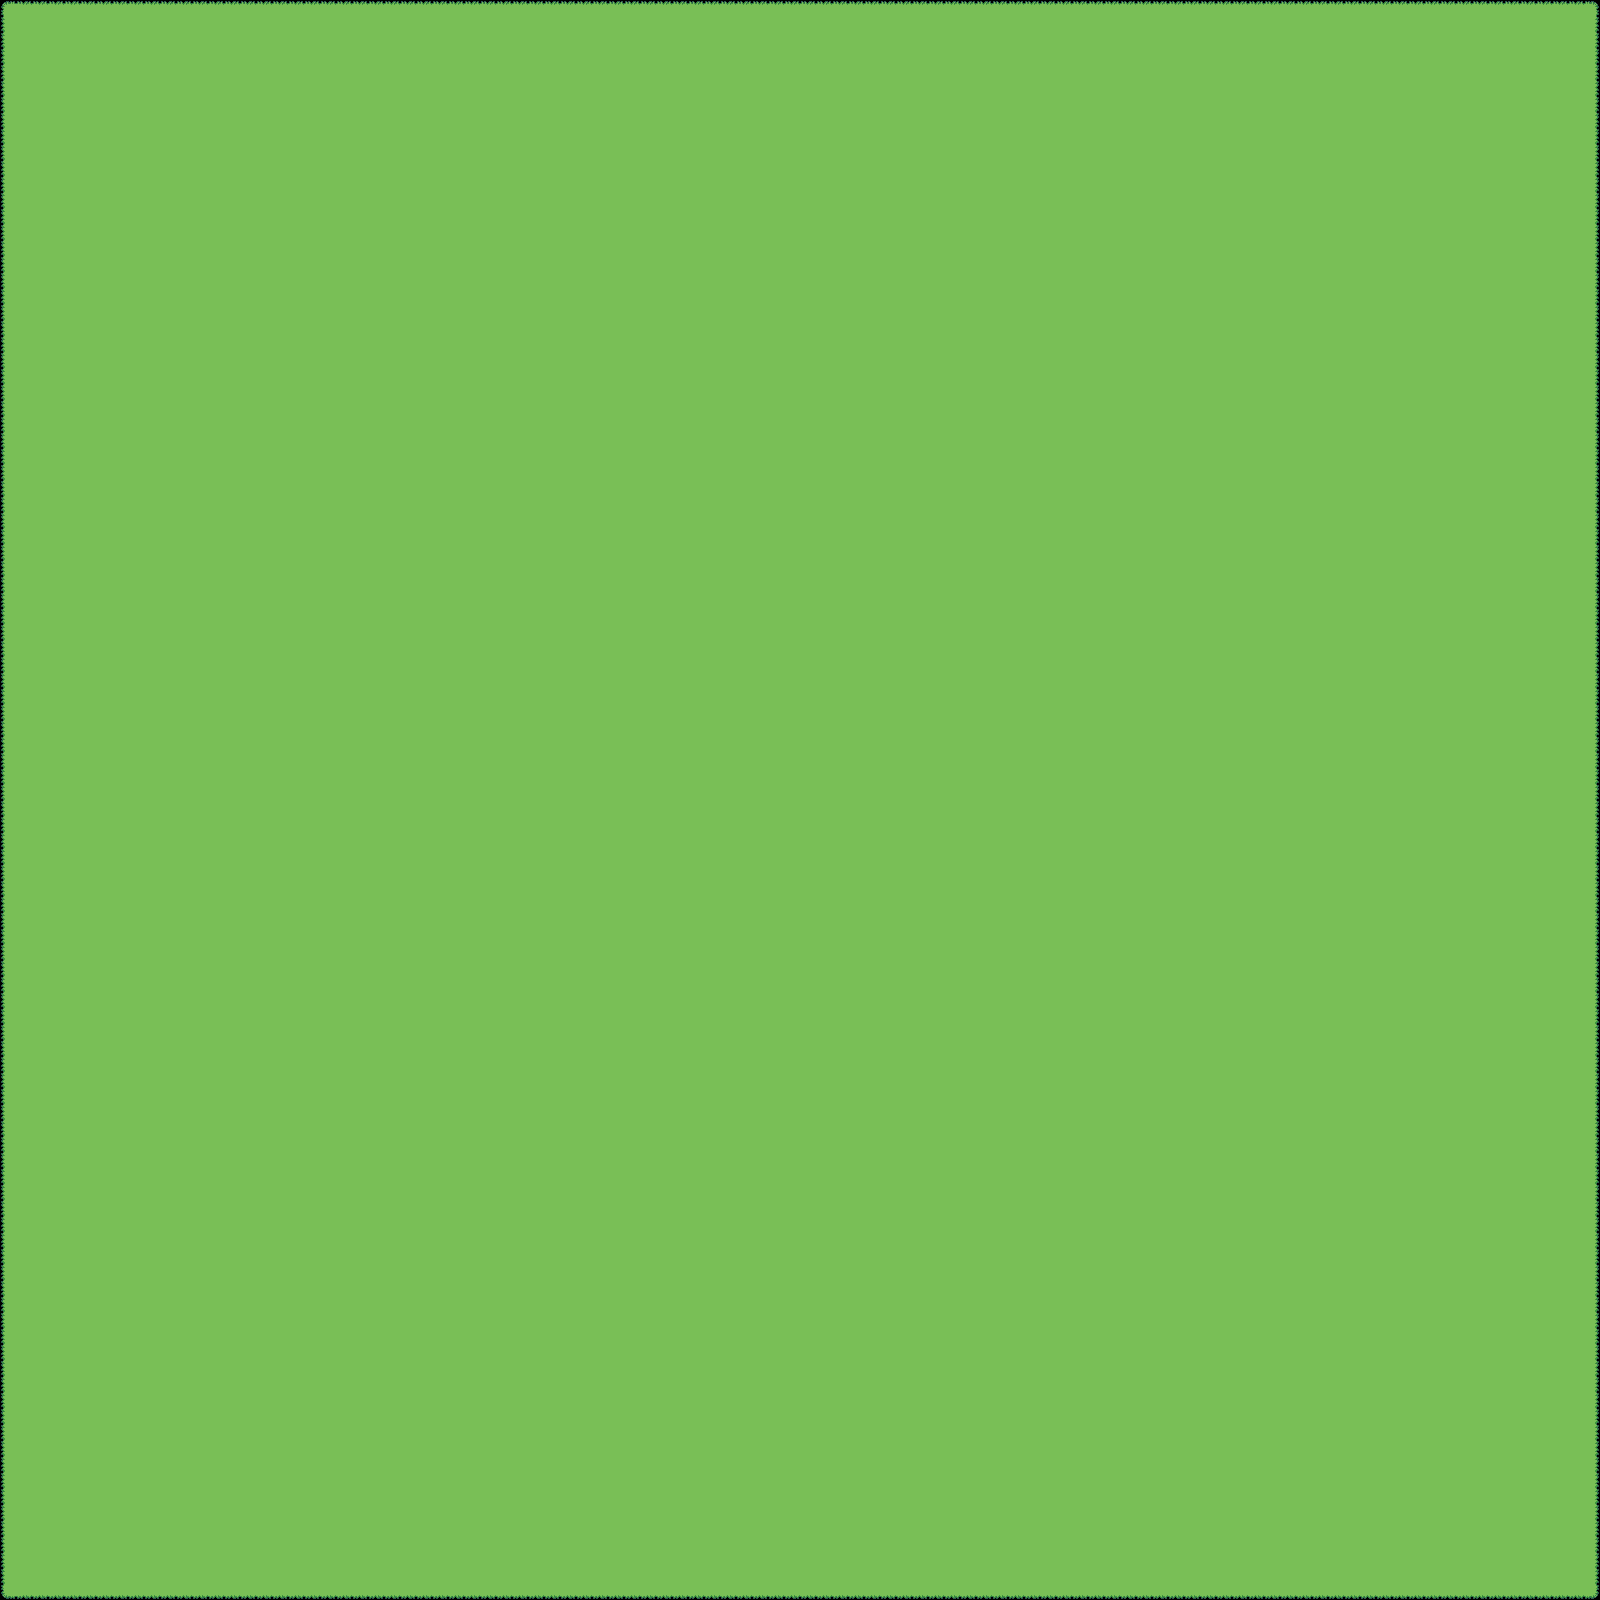

Rendered tile map (Tiled .tmx) drawn with the repository's tilesets; below, a short description and the map source with its tile grids summarised:
An orthogonal 100x100 tile map with 16x16 px tiles, 1 tile layer (Grass), 3 tilesets and 2 objects.

<map version="1.10" tiledversion="1.12.2" orientation="orthogonal" renderorder="right-down" width="100" height="100" tilewidth="16" tileheight="16" infinite="0" nextlayerid="5" nextobjectid="33">
 <tileset firstgid="1" source="Tileset Grass Spring.tsx" />
 <tileset firstgid="49" name="Tileset Grass Spring" tilewidth="16" tileheight="16" tilecount="48" columns="12">
  <image source="Tileset Grass Spring.png" width="192" height="64" />
 </tileset>
 <tileset firstgid="97" source="glowing_potion.tsx" />
 <layer id="1" name="Grass" width="100" height="100">
  <properties>
   <property name="Grass" value="" />
  </properties>
  <data>[10000 cells, 10000 non-empty, 9 distinct tile ids]</data>
 </layer>
 <group id="2" name="Background" />
 <objectgroup id="3" name="Items">
  <object id="32" template="healthPotion.tx" x="125.667" y="96" />
 </objectgroup>
 <objectgroup id="4" name="Portals">
  <object id="19" x="89.6364" y="96" width="25" height="25">
   <properties>
    <property name="targetMap" value="house_interior.tmx" />
    <property name="targetX" type="float" value="128" />
    <property name="targetY" type="float" value="64" />
   </properties>
  </object>
 </objectgroup>
</map>
